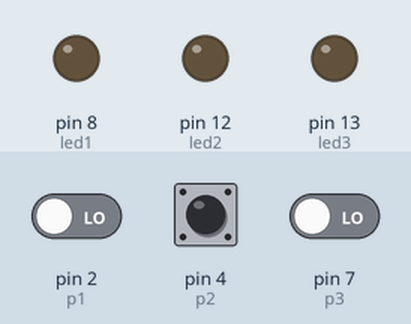
This sketch was run on a simulated Arduino Uno, built with avr-gcc and run on an emulated ATmega328P. Parts: output pins drawn as LEDs (lit = HIGH). The inputs (shaded band) are chosen by the test bench; at power-on: pin 2 (p1) LOW, pin 7 (p3) LOW, pin 4 (p2) LOW.

Above: at 1.2 s.
1.3 s: pin 2 (p1) driven HIGH
At 2.5 s:
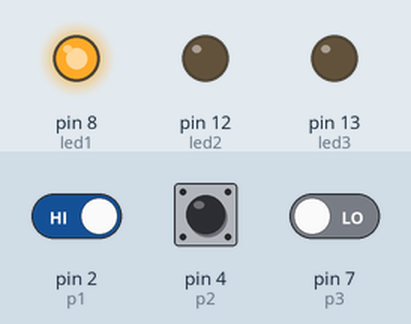
2.8 s: pin 7 (p3) driven HIGH
At 3.9 s:
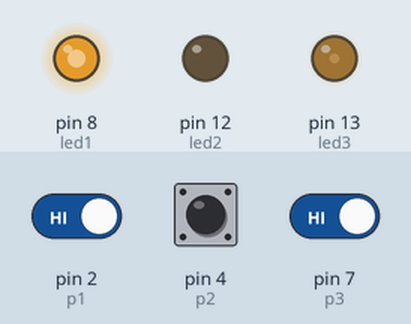
4.3 s: pin 4 (p2) driven HIGH
At 5.5 s:
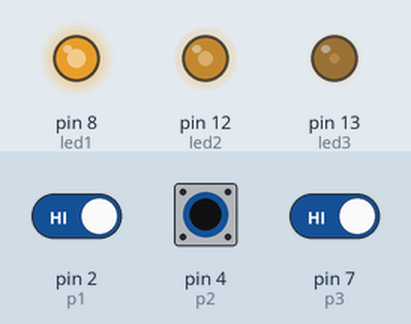
5.8 s: pin 2 (p1) driven LOW
At 6.2 s:
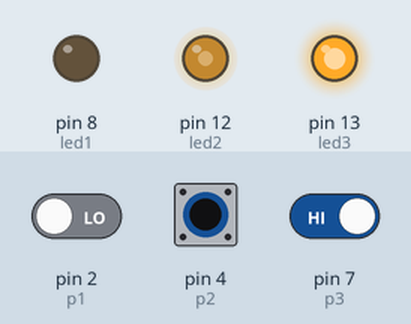
7.3 s: pin 4 (p2) driven LOW
At 8.0 s:
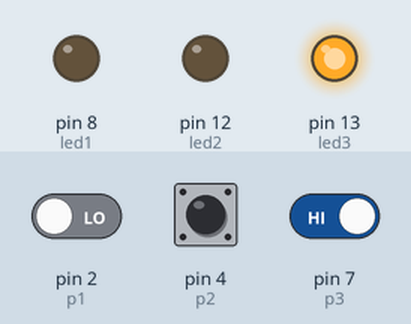
8.8 s: pin 4 (p2) pulsed HIGH 5 times (0.12 s each, 0.3 s apart)
At 11.4 s:
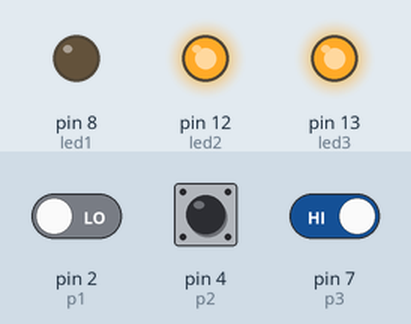
Timing chart, 0 to 12.8 s (numbered marks = the images above; inputs shaded):
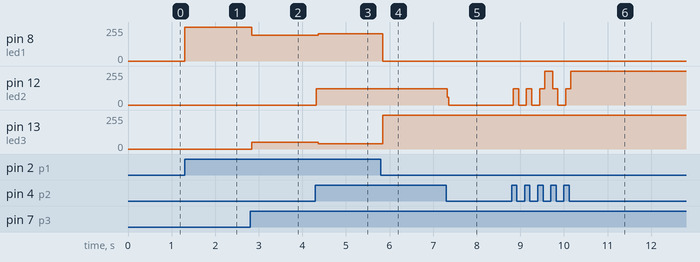

Measured:
- after the input at 1.3 s, pin 8 (led1): 0/255 → 255/255 at once
- after the input at 2.8 s, pin 8 (led1): 255/255 → 195/255 at once; pin 13 (led3): 0/255 → 49/255 at once
- after the input at 4.3 s, pin 8 (led1): 195/255 → 204/255 after 0.06 s; pin 12 (led2): 0/255 → 122/255 at once; pin 13 (led3): 49/255 → 41/255 after 0.06 s
- after the input at 5.8 s, pin 8 (led1): 204/255 → 0/255 at once; pin 13 (led3): 41/255 → 255/255 at once
- after the input at 7.3 s, pin 12 (led2): 122/255 → 0/255 at once
- after the input at 8.8 s, pin 12 (led2): 0/255 → 121/255 at once, → 0/255 0.12 s later, → 121/255 0.18 s later, → 0/255 0.12 s later, … (10 changes in this stretch)

The sketch:

mas_pulsadores.ino
```cpp
const int p1 = 2;
const int p2 = 4;
const int p3 = 7;
int estado1 = 0;
int estado2 = 0;
int led1 = 8;
int led2 = 12;
int led3 = 13;

void setup() {
pinMode(p1,INPUT);
pinMode(p2,INPUT);
pinMode(p3,INPUT);
pinMode(led1,OUTPUT);
pinMode(led2,OUTPUT);
pinMode(led3,OUTPUT);
}
void loop() {
 estado1 = digitalRead(p1);
  if(estado1 == HIGH){
    digitalWrite(led1,HIGH);
    }
 estado1 = digitalRead(p2);
  if((estado1 == HIGH) && (led1,HIGH)){
    digitalWrite(led2,HIGH);
    }
 estado1 = digitalRead(p3);
  if(estado1 == HIGH && (led2,HIGH)){
    digitalWrite(led3,HIGH);
  }

 estado2 = digitalRead(p1);
  if(estado2 == HIGH){
    digitalWrite(led3,LOW);
   }
 estado2 = digitalRead(p2);
  if(estado2 == HIGH){
    digitalWrite(led2,LOW);
  }
 estado2 = digitalRead(p3);
  if(estado2 == HIGH){
    digitalWrite(led1,LOW);
  }
}
```
